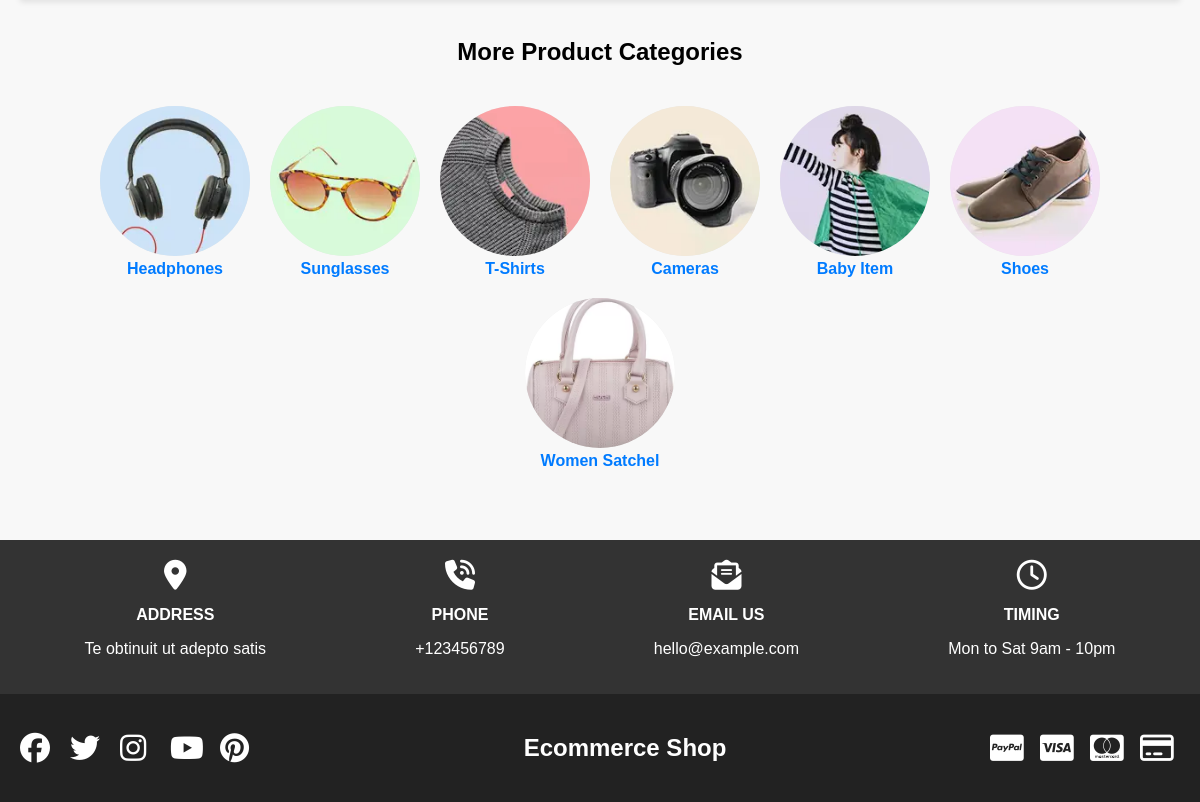
Page /main (lower part) on the earlier database version.
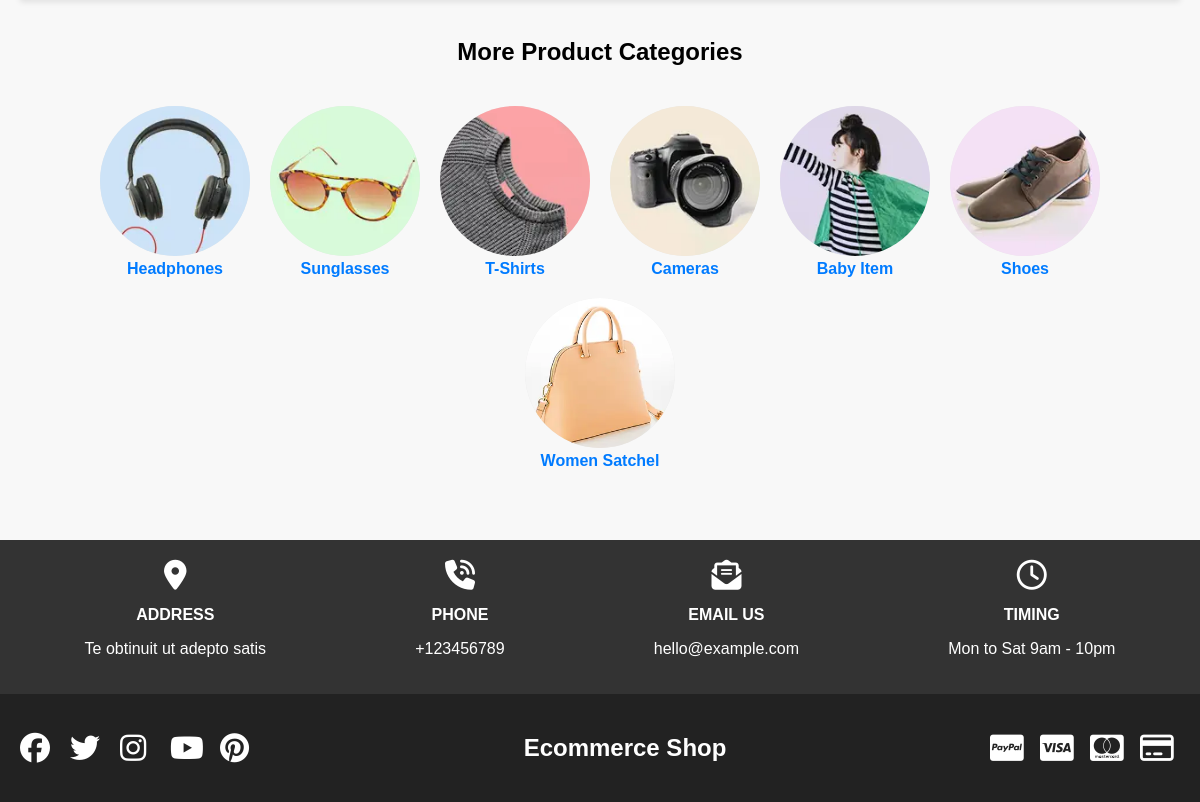
Same page on the later database version.
### User/models.py (models this page shows)
class Category(models.Model):
    productimg = models.ImageField(upload_to='images/')
    name = models.CharField(max_length=30)
    categori = models.CharField(max_length=100)

### User/views.py (the view)
# urls.py: path('main', MainPage),
def MainPage(request):
    data = Products.objects.all()[:8]
    user = Newlist.objects.all()
    items = Featuredproducts.objects.all()
    view = Category.objects.all()
    return render(request, 'main.html', {"data":data, "user":user, "items":items, "view":view })

### templates/main.html (shortened to what this page needs)
<!DOCTYPE html>
<html lang="en">
{% load static %}
<head>
    <link rel="stylesheet" href="{% static 'css/c.css' %}">
    <link rel="stylesheet" href="{% static 'css/all.min.css' %}">
</head>
<body>
    <main>
        <section class="products">
            <h2>More Product Categories</h2>
            <div class="categories">
                {% for i in view %}
                <div class="category">
                    <img src="media/{{i.productimg}}"
                        alt="Camera">
                    <a href="/categories?categori={{i.categori}}">{{i.name}}</a>
                </div>
                {% endfor %}
            </div>
        </section>
        <div class="contact-info">
            <div class="info">
                <div class="info-item">
                    <i class="fa-solid fa-location-dot"></i>
                    <p><strong>ADDRESS</strong></p>
                    <p>Te obtinuit ut adepto satis</p>
                </div>
                <div class="info-item">
                    <i class="fa-solid fa-phone-volume"></i>
                    <p><strong>PHONE</strong></p>
                    <p>+123456789</p>
                </div>
                <div class="info-item">
                    <i class="fa-solid fa-envelope-open-text"></i>
                    <p><strong>EMAIL US</strong></p>
                    <p>hello@example.com</p>
                </div>
                <div class="info-item">
                    <i class="fa-regular fa-clock"></i>
                    <p><strong>TIMING</strong></p>
                    <p>Mon to Sat 9am - 10pm</p>
                </div>
            </div>
        </div>
        <footer class="footer">
            <div class="social-icons">
                <i class="fa-brands fa-facebook"></i>
                <i class="fa-brands fa-twitter"></i>
                <i class="fa-brands fa-instagram"></i>
                <i class="fa-brands fa-youtube"></i>
                <i class="fa-brands fa-pinterest"></i>
            </div>
            <div>
                <h2>Ecommerce Shop</h2>
            </div>
            <div class="payment-icons">
                <i class="fa-brands fa-cc-paypal"></i>
                <i class="fa-brands fa-cc-visa"></i>
                <i class="fa-brands fa-cc-mastercard"></i>
                <i class="fa-regular fa-credit-card"></i>
            </div>
        </footer>
    </main>
</body>
</html>

Differences in the rows shown:
changed Category "Women Satchel": productimg: a different picture
